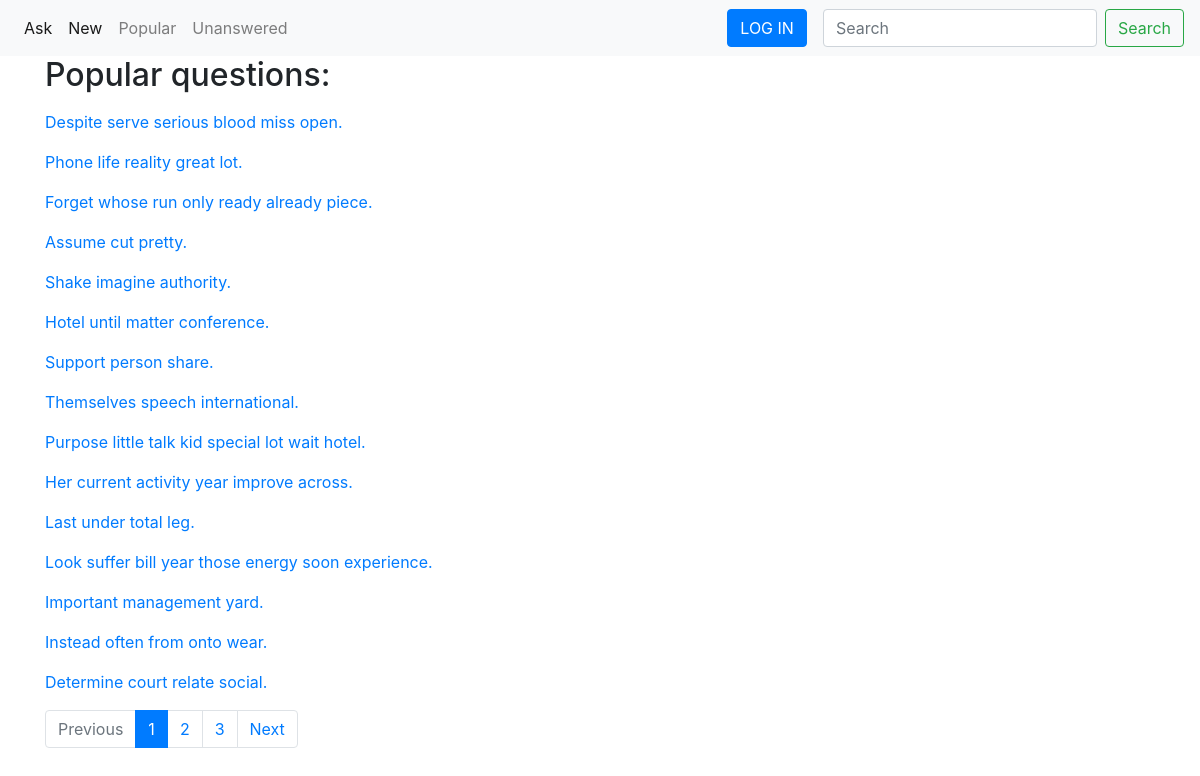
Page /popular/ on the committed database.
### qa/models.py (models this page shows, shortened)
class Question(models.Model):
    id = models.BigAutoField(primary_key=True)
    title = models.CharField(max_length=255)
    text = models.TextField()
    added_at = models.DateTimeField(auto_now_add=True)
    rating = models.IntegerField(default=0)
    author = models.ForeignKey(User, on_delete=models.CASCADE,
                               related_name='question_author', null=True)
    likes = models.ManyToManyField(User, related_name='liked_by_user')
    objects = QuestionManager()
    def get_absolute_url(self):
        return reverse('qa:single_question_url',
                       kwargs={'question_id': self.pk})

### qa/views.py (the view)
# urls.py: path('popular/', PopularQuestionsView.as_view(),
class PopularQuestionsView(QuestionListView):
    queryset = Question.objects.popular()
    template_name = 'popular_questions.html'

### qa/templatetags/qatemplatetags.py (called while the page is built)
@register.simple_tag(takes_context=True)
def query_transform(context, **kwargs):
    query = context['request'].GET.copy()
    for k, v in kwargs.items():
        query[k] = v
    return query.urlencode()

### qa/utils.py (called while the page is built)
    def setup(self, request, *args, **kwargs):
        try:
            page_size = int(request.GET.get('limit', 15))
        except ValueError:
            page_size = 15
        if page_size > 100:
            page_size = 15
        self.paginate_by = page_size
        self.search_string = request.GET.get('search')
        return super().setup(request, *args, **kwargs)

    def get_context_data(self, *, object_list=None, **kwargs):
        context = super().get_context_data(**kwargs)
        context['disable_search_redirect'] = True
        return context

    def get_queryset(self):
        if not self.search_string:
            return super().get_queryset()
        queryset = self.queryset.filter(
            Q(title__icontains=self.search_string) |
            Q(text__icontains=self.search_string))
        return queryset

### qa/templates/popular_questions.html (shortened to what this page needs)
{% extends 'base.html' %}
{% block content %}
    <h2>Popular questions:</h2>
    {% include 'include_questions_display.html' %}
{% endblock %}

### qa/templates/include_questions_display.html
{% load qatemplatetags %}
{% for q in page_obj %}
    <div class="question_container mt-3 mb-3">
        <a href="{{ q.get_absolute_url }}">{{ q.title }} </a>
    </div>
{% endfor %}
    {% if is_paginated %}
    <nav aria-label="Page navigation example">
        <ul class="pagination">
            <li class="page-item {% if not page_obj.has_previous %}disabled{% endif %}">
                <a class="page-link" {% if page_obj.has_previous %} href="?{% query_transform page=page_obj.previous_page_number %}" {% endif %}> Previous </a>
            </li>
            {% for n in paginator.page_range %}
                {% if page_obj.number == n %}
                    <li class="page-item active" aria-current="page">
                        <a class="page-link" href="?page={{ n }}">{{ n }}
                            <span class="sr-only">(current)</span></a>
                    </li>
                {% elif n > page_obj.number|add:-3 and n < page_obj.number|add:3 %}
                    <li class="page-item">
                        <a class="page-link" href="?{% query_transform page=n %} ">{{ n }}</a>
                    </li>
                {% endif %}
            {% endfor %}
            <li class="page-item  {% if not page_obj.has_next %}disabled{% endif %}">
                <a class="page-link" {% if page_obj.has_next %}href="?{% query_transform page=page_obj.next_page_number %}{% endif %}">Next</a>
            </li>
        </ul>
    </nav>
    {% endif %}

### rows in the picture
Question: title "Despite serve serious blood miss open."
Question: title "Phone life reality great lot."
Question: title "Forget whose run only ready already piece."
Question: title "Assume cut pretty."
Question: title "Shake imagine authority."
Question: title "Hotel until matter conference."
Question: title "Support person share."
Question: title "Themselves speech international."
Question: title "Purpose little talk kid special lot wait hotel."
Question: title "Her current activity year improve across."
Question: title "Last under total leg."
Question: title "Look suffer bill year those energy soon experience."
Question: title "Important management yard."
Question: title "Instead often from onto wear."
Question: title "Determine court relate social."

### other values in the picture
{{ n }} "1"
{{ n }} "2" "3"
